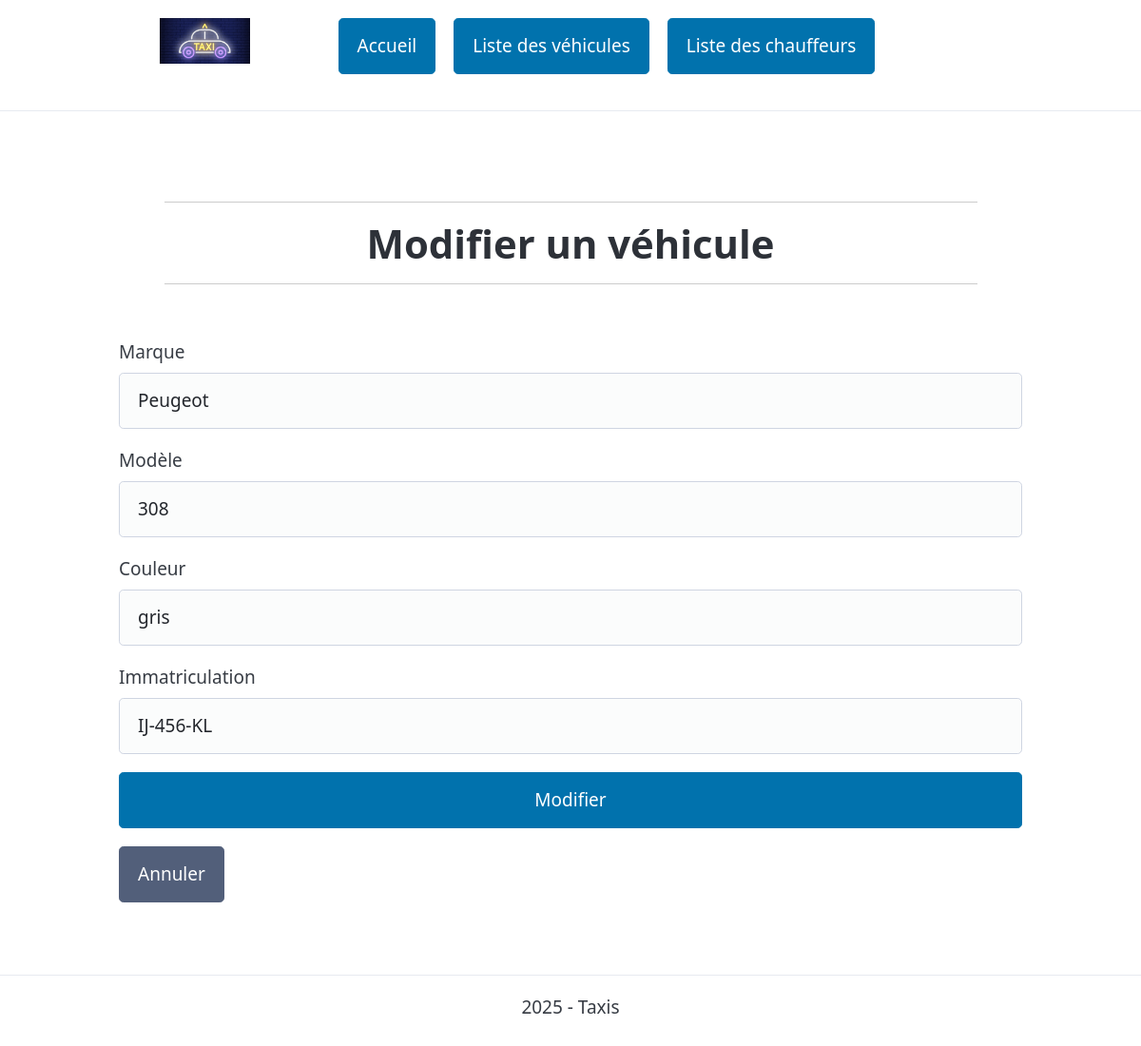
Screenshot of /vehicule/edit-vehicule.php?id=4 with the database file from the repository.
### tables this page shows
CREATE TABLE `vehicule` (
  `id_vehicule` int(11) NOT NULL AUTO_INCREMENT,
  `marque` varchar(30) NOT NULL,
  `modele` varchar(50) NOT NULL,
  `couleur` varchar(20) NOT NULL,
  `immatriculation` varchar(15) NOT NULL,
  PRIMARY KEY (`id_vehicule`)
);

### vehicule/edit-vehicule.php (called while the page is built, shortened)
<?php
include dirname(__DIR__) . '/fonctions.php';
require dirname(__DIR__) . '/connexiondb.php';
$idEdit = $_GET['id'] ?? null;
$vehicule = getVehicule($pdo, $idEdit);
include PATH_PROJET . '/views/vehicule/edit-vehicule-view.php';
?>

### fonctions.php (called while the page is built, shortened)
<?php
function getVehicule($pdo, $idParam)
{
    $sql = "SELECT * FROM vehicule WHERE id_vehicule = :id";
    $stmt = $pdo->prepare($sql);
    $stmt->execute([
        'id' => $idParam
    ]);
    $vehicule = $stmt->fetch();
    return $vehicule;
}

### views/vehicule/edit-vehicule-view.php (the view, shortened to what this page needs)
<?php
require PATH_PROJET . '/views/partials/header.php';
?>
        <h1>Modifier un véhicule</h1>
        <form action="?id=<?= $vehicule['id_vehicule']; ?>" method="post">
            <div>
                <label for="marque">Marque</label>
                <input type="text" name="marque" value="<?= $vehicule['marque']; ?>">
            </div>
            <div>
                <label for="modele">Modèle</label>
                <input type="text" name="modele" value="<?= $vehicule['modele']; ?>">
            </div>
            <div>
                <label for="couleur">Couleur</label>
                <input type="text" name="couleur" value="<?= $vehicule['couleur']; ?>">
            </div>
            <div>
                <label for="immatriculation">Immatriculation</label>
                <input type="text" name="immatriculation" value="<?= $vehicule['immatriculation']; ?>">
            </div>
            <button type="submit" name="envoyer">Modifier</button>
            <button type="reset" name="annuler">Annuler</button>
        </form>
<?php
include PATH_PROJET . '/views/partials/footer.php';
?>

### assets/css/style.css (style rules this page uses)
body { margin: 0; padding: 0; box-sizing: border-box; width: 100%; height: 100vh; vertical-align: bottom; }
h1 { width: 90%; text-align: center; margin : 3rem auto; font-size: 2.2rem; border-bottom: 1px solid #ccc; border-top: 1px solid #ccc; padding-bottom: 1rem; padding-top: 1rem; }

### rows the page displays
vehicule: marque "Peugeot", modele "308", couleur "gris", immatriculation "IJ-456-KL"
